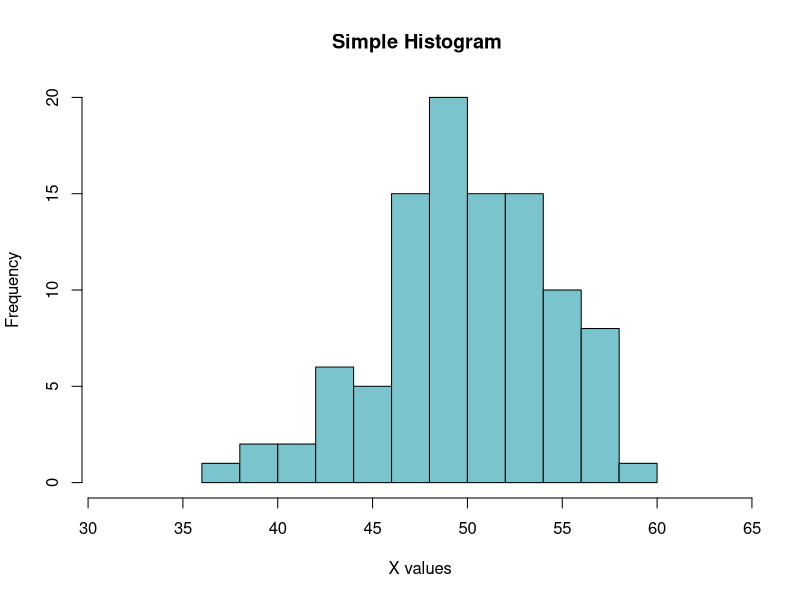
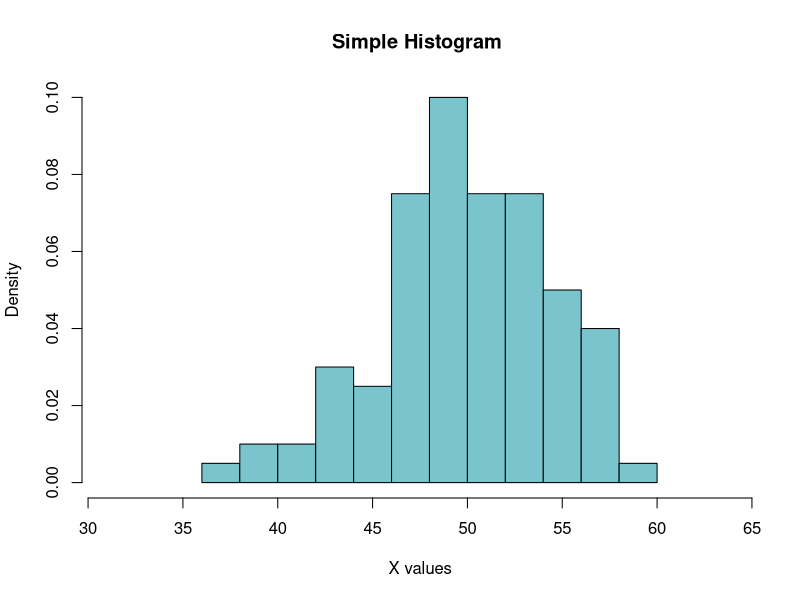

Source code (R) for these figures, in order:
# Assignment1 Q3 
# Due: 4pm Thursday, 29/10/15
# setwd("~/Studies/Newcastle/MAS8401/R_Practicals/Assignment1")
rm (list=ls())
mydatanumber = 18

data = read.table( "A1Q3.dat")
mydata = data[,mydatanumber]
mydata 

### mean = (1/n)*sum(mydata)
print ("Sample mean")
n = length (mydata)
x_bar = (1/n)*sum(mydata)
x_bar
# or simple 
mean (mydata)

### variance: s2= (1/(n-1))*(sum(mydata**2)-n*x_bar^2)
print ("Sample variance")
s2 = (1/(n-1))*(sum(mydata**2)-n*x_bar^2)
s2
# or simple
var (mydata)

### standard deviation s = sqrt (s2)
print ("Standard deviation")
sqrt (s2)
# or 
s2**(1/2.0)
# or 
sd (mydata)

### Five number summary
print ("Five number summary")
quantile (mydata, type=6)

### Basic Histogram of the mydata
print ("Simple histograms")
x_min = as.integer (min (mydata)-5)
x_max = as.integer (max (mydata)+5)

hist (mydata, freq=TRUE, xlim = c(x_min,x_max),col = "cadetblue3", main = "Simple Histogram ", xlab="X values")

# or do not use frequency
hist (mydata, freq=FALSE, xlim = c(x_min,x_max),col = "cadetblue3", main = "Simple Histogram ", xlab="X values")
